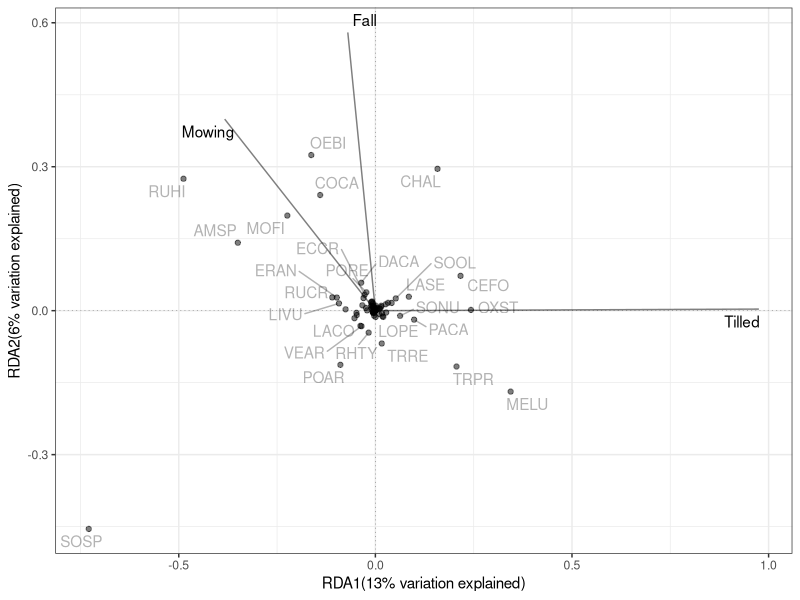
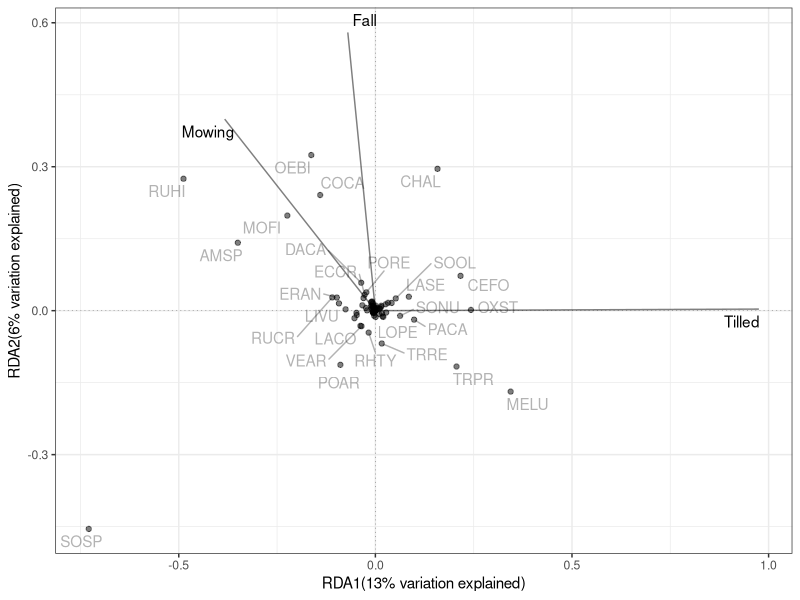

Source code (R) for these figures, in order:
# libraries --------------------------------------------------------------------
library(here)       # for creating relative file-paths
library(dplyr)      # for manipulating data
library(ggplot2)    # for visualizing data
library(vegan)      # for doing community ecology analyses
library(ggrepel)    # for repelling text in ggplot2 figures

# import -----------------------------------------------------------------------

spr_sb <- read.csv(
  here("data", "analysis_data", "spring_seedbank.csv"),
  row.names = 1
)

fall_sb <- read.csv(
  here("data", "analysis_data", "fall_seedbank.csv"),
  row.names = 1
)

# check packaging --------------------------------------------------------------
glimpse(spr_sb)
glimpse(fall_sb)

# clean data -------------------------------------------------------------------

sb <- rbind(fall_sb, spr_sb)

comm_matrix <- sb %>%
  group_by(season, treatment, site_code) %>%
  tidyr::pivot_wider(names_from = spp_code, values_from = total_abund) %>%
  ungroup() %>%
  mutate(across(.cols = AMRE:LOPE, ~ tidyr::replace_na(.x, 0))) %>%
  mutate(
    season = factor(season, levels = c("Spring", "Fall")),
    treatment = factor(treatment, levels = c("RES", "MOW", "TIL")))

# redundancy analysis ----------------------------------------------------------

## prep ------------------------------------------------------------------------

Y <- comm_matrix %>%
  dplyr::select(-c("season", "site_name", "site_code", "treatment", "plot")) %>%
  vegan::decostand("hellinger")

## run RDA ---------------------------------------------------------------------
comm_comp_rda <- rda(Y ~ season + treatment + site_name, data = comm_matrix)

## grab eigenvalues ------------------------------------------------------------
rda_summ <- summary(comm_comp_rda)

## get r squared ---------------------------------------------------------------

# un-adjusted R^2 retrieved from rda object
R2 <- RsquareAdj(comm_comp_rda)$r.squared

# adjusted R^2 retrieved from rda object
R2adj <- RsquareAdj(comm_comp_rda)$adj.r.squared

## anova -----------------------------------------------------------------------

anova(comm_comp_rda, permutations = how(nperm = 999))
anova(comm_comp_rda, by = "axis", permutations = how(nperm = 999))

# visualize data ---------------------------------------------------------------

## manually extract scores for the first two RDA axes --------------------------
sp_scores <- as.data.frame(rda_summ$species[, c("RDA1", "RDA2")])
st_scores <- as.data.frame(rda_summ$sites[, c("RDA1", "RDA2")])
yz_scores <- as.data.frame(rda_summ$biplot[, c("RDA1", "RDA2")]) 

## show only management regimes (instead of site names) for readability --------
yz_scores$vars <- rownames(yz_scores) 
yz_tidy <- filter(
  yz_scores,
  vars %in% c("seasonFall", "treatmentMOW","treatmentTIL")
)

rownames(yz_tidy) <- c("Fall", "Mowing", "Tilled")

## get variation explained for each RDA axis -----------------------------------

rda1_prop_explained <- rda_summ$cont$importance["Proportion Explained","RDA1"]
rda2_prop_explained <- rda_summ$cont$importance["Proportion Explained","RDA2"]

rda1_prop_explained <- round(rda1_prop_explained*100, digits = 0)
rda2_prop_explained <- round(rda2_prop_explained*100, digits = 0)

## plot the scores using ggplot2 syntax ----------------------------------------
(ggplot_rda <- 
  
  ggplot() + 

  # species scores
  geom_text_repel(
    aes(x = RDA1, y  = RDA2), 
    label = row.names(sp_scores), 
    max.overlaps = 100, 
    alpha = 0.3, 
    data = sp_scores) +
  
  geom_point(
    aes(x = RDA1, y  = RDA2), 
    alpha = 0.5, 
    data = sp_scores) +
  
  # environmental scores 
  geom_text_repel(
    aes(x = RDA1, y = RDA2), 
    label = rownames(yz_tidy), 
    data = yz_tidy
  ) + 
   
  geom_segment(
    aes(x = 0, xend = RDA1, y = 0, yend = RDA2),
    colour = "black",
    alpha = 0.5,
    data = yz_tidy
    ) + 
  
  labs(
    x = paste(
      "RDA1", 
      "(", 
      rda1_prop_explained, 
      "% variation explained)", 
      sep = ""),
    
    y = paste(
      "RDA2", 
      "(", 
      rda2_prop_explained, 
      "% variation explained)",
      sep = "")
  ) + 
   
  geom_hline(yintercept = 0, linetype = 3, linewidth = 0.1) + 
  geom_vline(xintercept = 0, linetype = 3, linewidth  = 0.1) + 

  theme_bw()
)

# save to disk -----------------------------------------------------------------

ggsave(
  filename = here("output", "data_appendix_output", "figure-s2_rda.png"),
  plot = ggplot_rda, 
  device = "png", 
  units = "in", 
  height = 5, 
  width = 5
)


